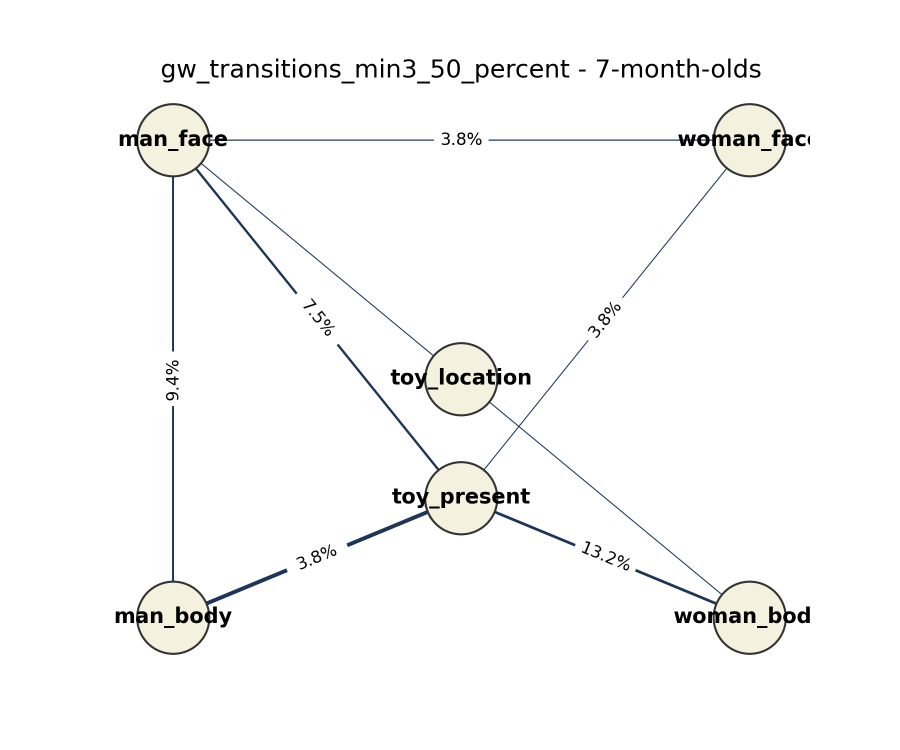
#> input picture analyses/OLD_DATA-gaze_transition_analysis/gw_transitions_min3_50_percent/figures/gw_transitions_min3_50_percent_network_7-month-olds.png, 1800 x 1500 px, found by its file name (shown at 1/2 size)
$ python create_network_comparison.py
#> lines starting #> are read from the running program, lines starting #| are printed output that depends on the picture
"""
Regenerate the network comparison triptych for GIVE condition.

Combines 7-month-olds, 11-month-olds, and Adults network diagrams
into a single side-by-side figure with title and 2% threshold note.
"""

from PIL import Image, ImageDraw, ImageFont
from pathlib import Path
import sys

FIGURES_DIR = Path(r"D:\ier_analysis-2\analyses\gaze_transition_analysis"
                   r"\gw_transitions_min3_50_percent - Copy (7)\figures")

PANELS = [
    ("7-month-olds", FIGURES_DIR / "gw_transitions_min3_50_percent_network_7-month-olds.png"),
    ("11-month-olds", FIGURES_DIR / "gw_transitions_min3_50_percent_network_11-month-olds.png"),
    ("Adults", FIGURES_DIR / "gw_transitions_min3_50_percent_network_adults.png"),
]

OUTPUT = Path(r"D:\ier_analysis-2\poster_space\test_visualizations\network_comparison_give.png")


def main():
    # Load panel images
    images = []
    for label, path in PANELS:
        if not path.exists():
            print(f"ERROR: {path} not found")
            sys.exit(1)
        images.append(Image.open(path))

    # Resize all to same height
    target_h = min(img.height for img in images)
#> target_h = 1500
    resized = []
    for img in images:
        ratio = target_h / img.height
        new_w = int(img.width * ratio)
        resized.append(img.resize((new_w, target_h), Image.LANCZOS))
#> this loop made 3 passes
#> after the loop, resized = 3 items

    # Layout parameters
    gap = 30
    title_h = 80
    footer_h = 40
    total_w = sum(img.width for img in resized) + gap * (len(resized) - 1) + 60  # 30px margin each side
#> total_w = 5520
    total_h = target_h + title_h + footer_h
#> total_h = 1620

    canvas = Image.new("RGB", (total_w, total_h), "white")
#> canvas: PIL image 5520x1620 RGB; every value is 255
    draw = ImageDraw.Draw(canvas)

    # Try to get a reasonable font (fallback to default)
    try:
        title_font = ImageFont.truetype("arial.ttf", 36)
        note_font = ImageFont.truetype("arial.ttf", 18)
    except OSError:
        try:
            title_font = ImageFont.truetype("DejaVuSans-Bold.ttf", 36)
            note_font = ImageFont.truetype("DejaVuSans.ttf", 18)
        except OSError:
            title_font = ImageFont.load_default()
            note_font = ImageFont.load_default()

    # Title
    title = "GIVE: Developmental Shift in Gaze Networks"
    bbox = draw.textbbox((0, 0), title, font=title_font)
#> bbox = (0, 7, 804, 41)
    tw = bbox[2] - bbox[0]
#> tw = 804
    draw.text(((total_w - tw) // 2, 20), title, fill="black", font=title_font)

    # Paste panels
    x_offset = 30  # left margin
    for img in resized:
        canvas.paste(img, (x_offset, title_h))
        x_offset += img.width + gap
#> this loop made 3 passes
#> x_offset on passes 1 to 3: 1860, 3690, 5520
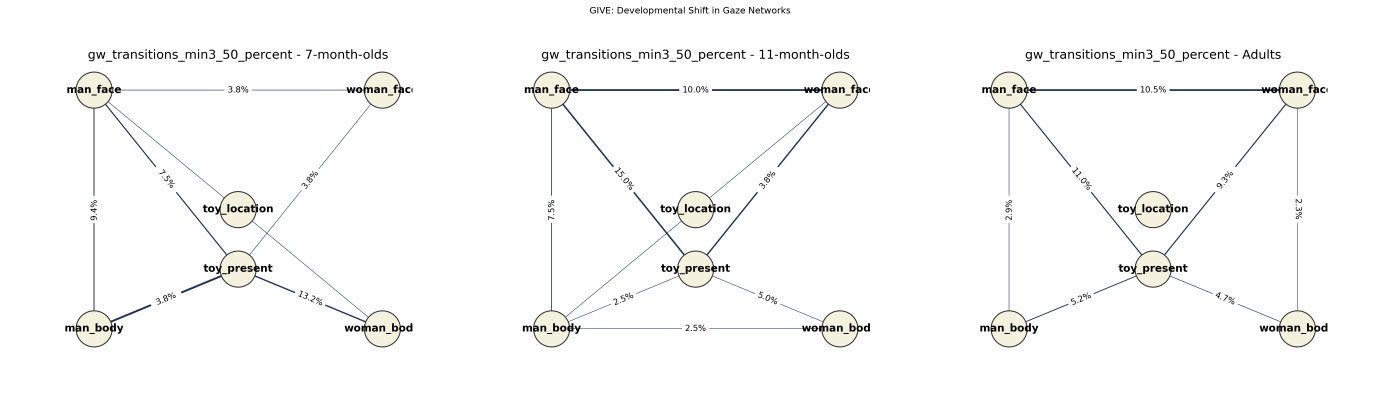
#> canvas: PIL image 5520x1620 RGB (shown at 1/4 size); mean R, G, B 249.4, 249.5, 249.2
#> after the loop, x_offset = 5520

    # Footer / threshold note
    note = "Note: Only transitions \u2265 2% shown"
    bbox = draw.textbbox((0, 0), note, font=note_font)
#> bbox = (0, 3, 315, 21)
    nw = bbox[2] - bbox[0]
#> nw = 315
    draw.text(((total_w - nw) // 2, title_h + target_h + 8), note, fill="gray", font=note_font)

    canvas.save(OUTPUT, dpi=(300, 300))
    print(f"Saved: {OUTPUT}")
    print(f"  Size: {total_w} x {total_h} px")
#|   Size: 5520 x 1620 px


if __name__ == "__main__":
    main()
